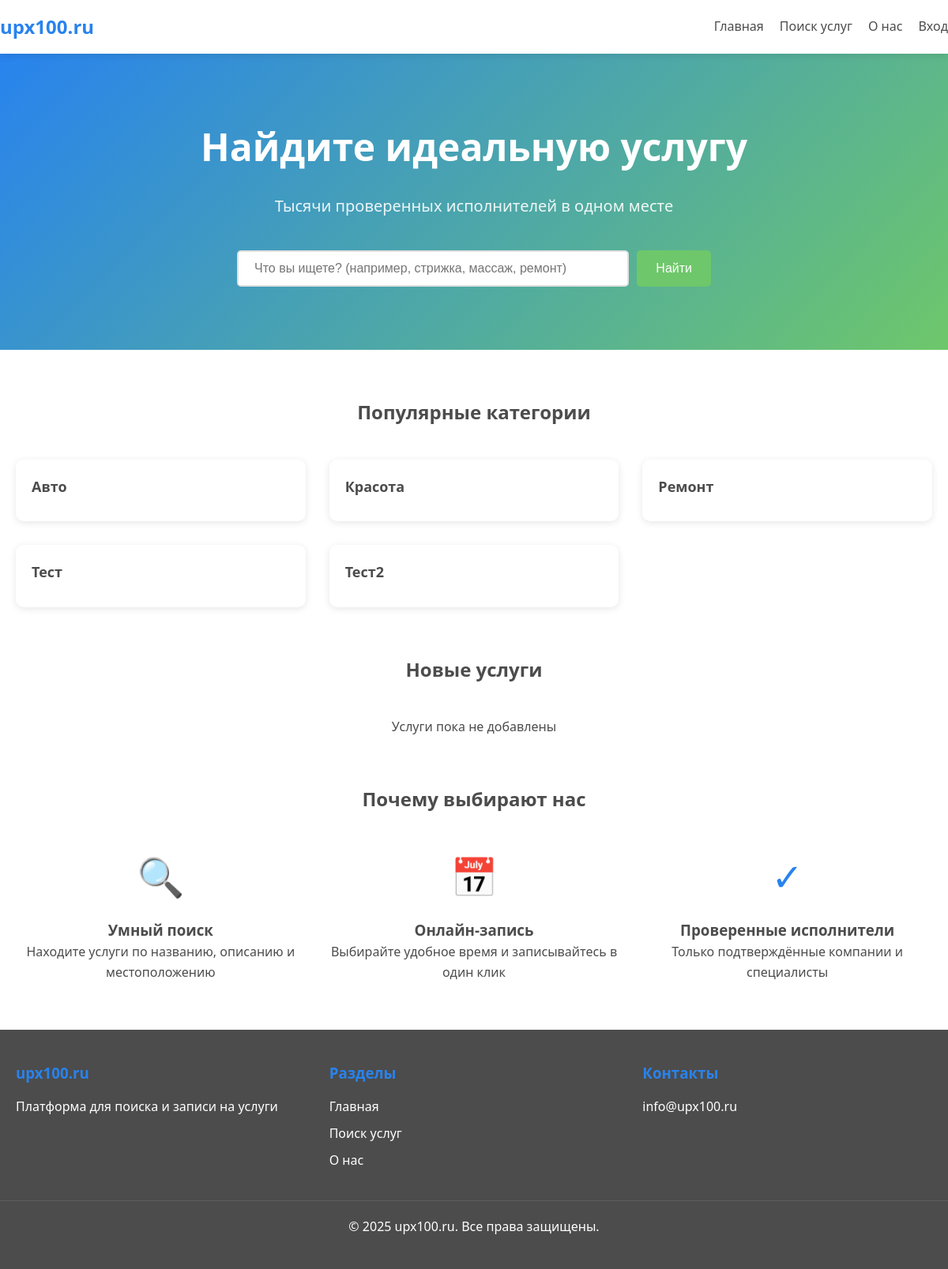
The app's page /, older data.
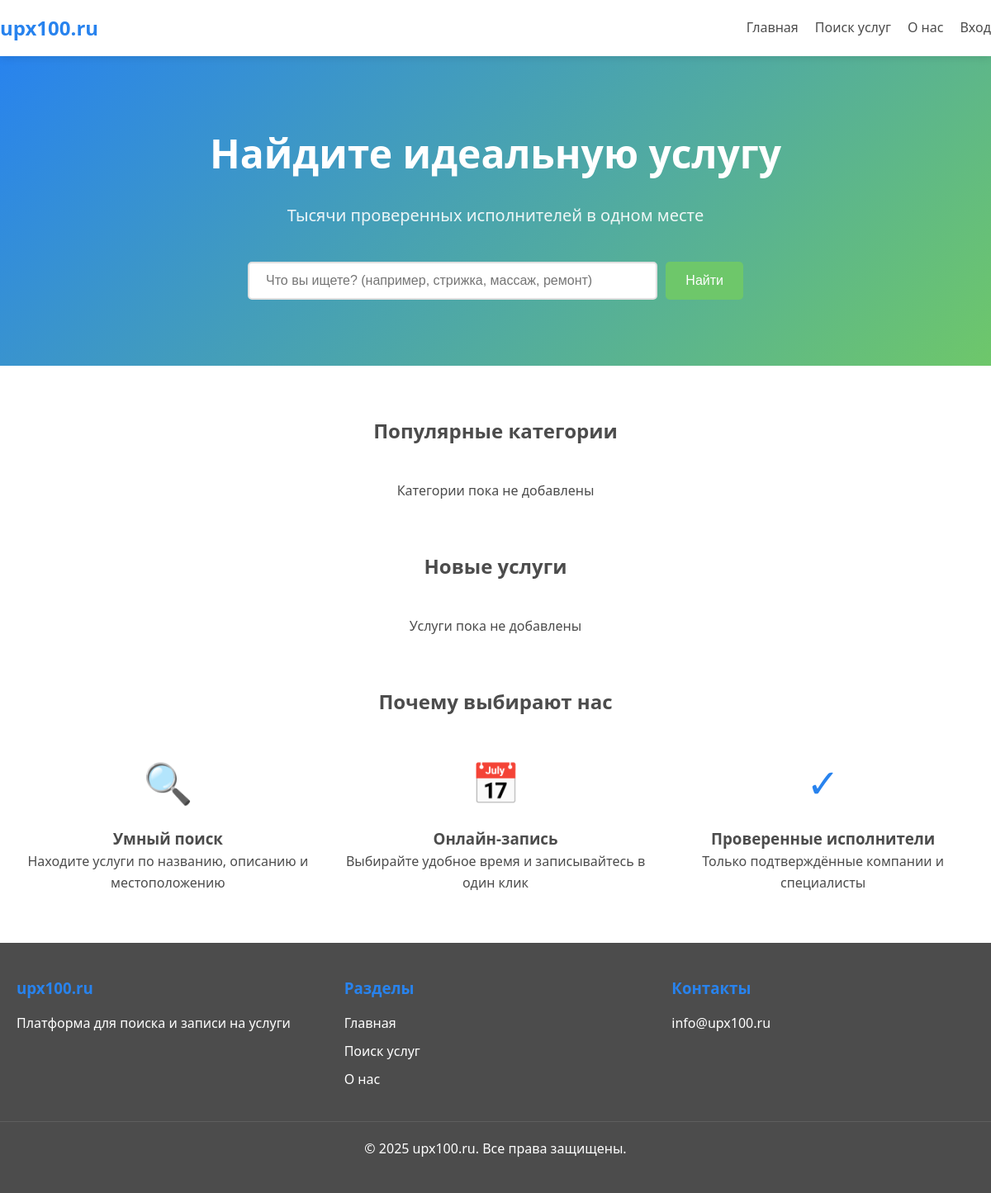
The same page, newer data.
### companies/models.py (models this page shows, shortened)
class Category(models.Model):
    name = models.CharField(
        max_length=100,
        unique=True,
        verbose_name='Название категории'
    )
    slug = models.SlugField(
        max_length=100,
        unique=True,
        verbose_name='Слаг'
    )
    icon = models.ImageField(
        upload_to='categories/icons/',
        blank=True,
        null=True,
        verbose_name='Иконка'
    )
    created_at = models.DateTimeField(
        auto_now_add=True,
        verbose_name='Дата создания'
    )
    class Meta:
        verbose_name = 'Категория'
        verbose_name_plural = 'Категории'
        ordering = ['name']

### dashboard/views.py (the view)
# urls.py: path('', home_view, name='home'),
def home_view(request):
    categories = Category.objects.all()[:6]
    services = Service.objects.select_related('provider').filter(is_active=True).order_by('-created_at')[:6]
    context = {
        'categories': categories,
        'services': services,
    }
    return render(request, 'home.html', context)

### templates/home.html
{% extends 'base.html' %}
{% block content %}
<section class="hero">
    <div class="container">
        <h1 class="hero__title">Найдите идеальную услугу</h1>
        <p class="hero__subtitle">Тысячи проверенных исполнителей в одном месте</p>
        <form action="{% url 'search:search' %}" method="get" class="search-form">
            <input type="text" name="q" class="search-form__input" placeholder="Что вы ищете? (например, стрижка, массаж, ремонт)">
            <button type="submit" class="btn btn--green">Найти</button>
        </form>
    </div>
</section>
<section class="container" style="margin-top: 60px;">
    <h2 style="text-align: center; margin-bottom: 30px;">Популярные категории</h2>
    <div class="cards-grid">
        {% for category in categories %}
        <a href="{% url 'search:search' %}?category={{ category.slug }}" class="card">
            <div class="card__content">
                <h3 class="card__title">{{ category.name }}</h3>
            </div>
        </a>
        {% empty %}
        <p style="text-align: center; grid-column: 1/-1;">Категории пока не добавлены</p>
        {% endfor %}
    </div>
</section>
<section class="container" style="margin-top: 60px;">
    <h2 style="text-align: center; margin-bottom: 30px;">Новые услуги</h2>
    <div class="cards-grid">
        {% for service in services %}
        <div class="card">
            {% if service.photo %}
            <img src="{{ service.photo.url }}" alt="{{ service.name }}" class="card__image">
            {% endif %}
            <div class="card__content">
                <h3 class="card__title">{{ service.name }}</h3>
                <p class="card__price">{{ service.price }} ₽</p>
                <p>{{ service.provider.company_name|default:service.provider.email }}</p>
                <a href="{% url 'services:service_detail' service.pk %}" class="btn btn--blue" style="margin-top: 15px; width: 100%;">Записаться</a>
            </div>
        </div>
        {% empty %}
        <p style="text-align: center; grid-column: 1/-1;">Услуги пока не добавлены</p>
        {% endfor %}
    </div>
</section>
<section class="container" style="margin-top: 60px; margin-bottom: 60px;">
    <h2 style="text-align: center; margin-bottom: 40px;">Почему выбирают нас</h2>
    <div style="display: grid; grid-template-columns: repeat(auto-fit, minmax(250px, 1fr)); gap: 30px;">
        <div style="text-align: center;">
            <div style="font-size: 48px; color: var(--color-blue); margin-bottom: 15px;">🔍</div>
            <h3>Умный поиск</h3>
            <p>Находите услуги по названию, описанию и местоположению</p>
        </div>
        <div style="text-align: center;">
            <div style="font-size: 48px; color: var(--color-green); margin-bottom: 15px;">📅</div>
            <h3>Онлайн-запись</h3>
            <p>Выбирайте удобное время и записывайтесь в один клик</p>
        </div>
        <div style="text-align: center;">
            <div style="font-size: 48px; color: var(--color-blue); margin-bottom: 15px;">✓</div>
            <h3>Проверенные исполнители</h3>
            <p>Только подтверждённые компании и специалисты</p>
        </div>
    </div>
</section>
{% endblock %}

Row changes from the older to the newer data that the page shows:
removed Category: name "Авто"
removed Category: name "Красота"
removed Category: name "Ремонт"
removed Category: name "Тест"
removed Category: name "Тест2"
Text that changed along with them:
text now shown: "Категории пока не добавлены"
